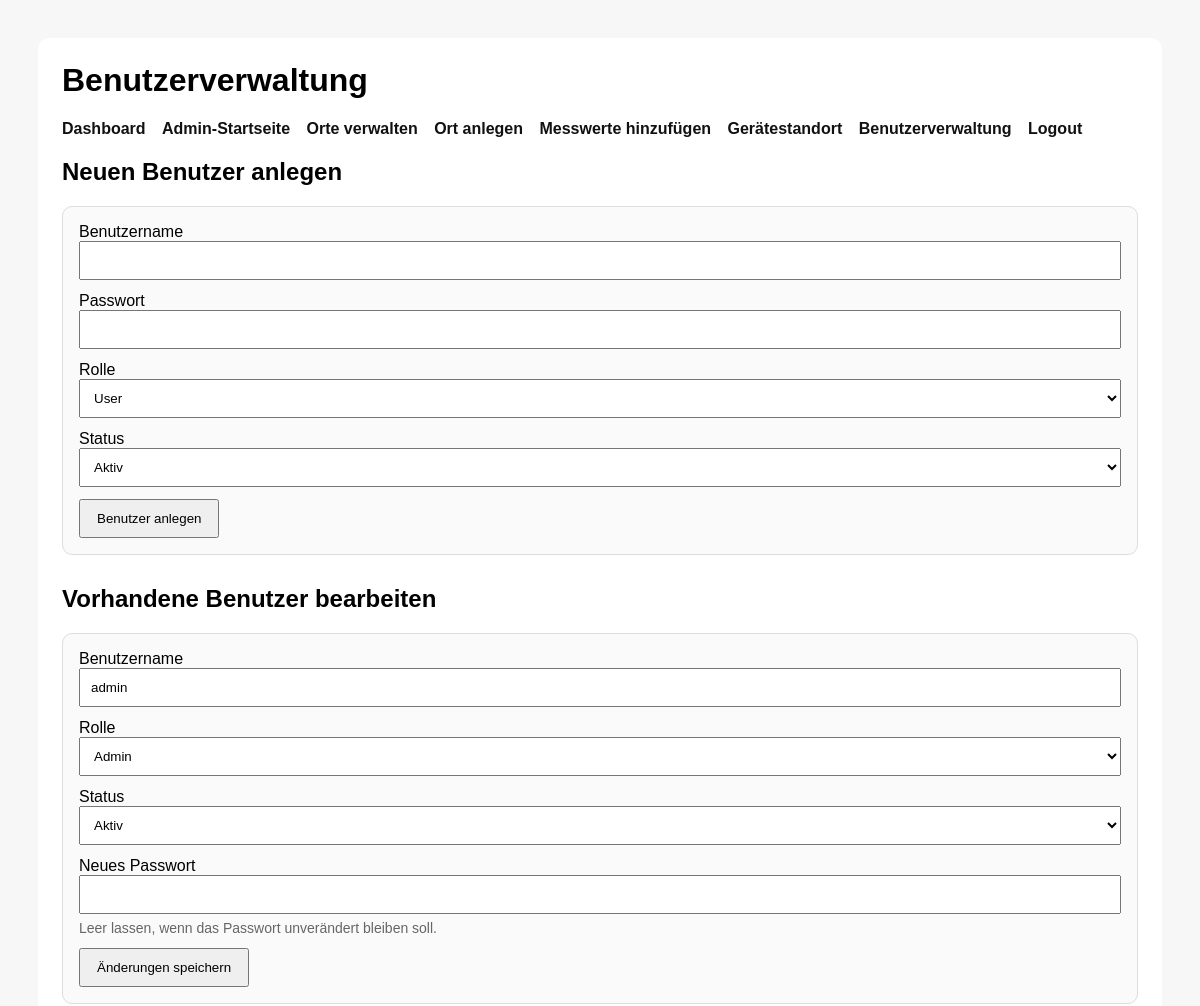
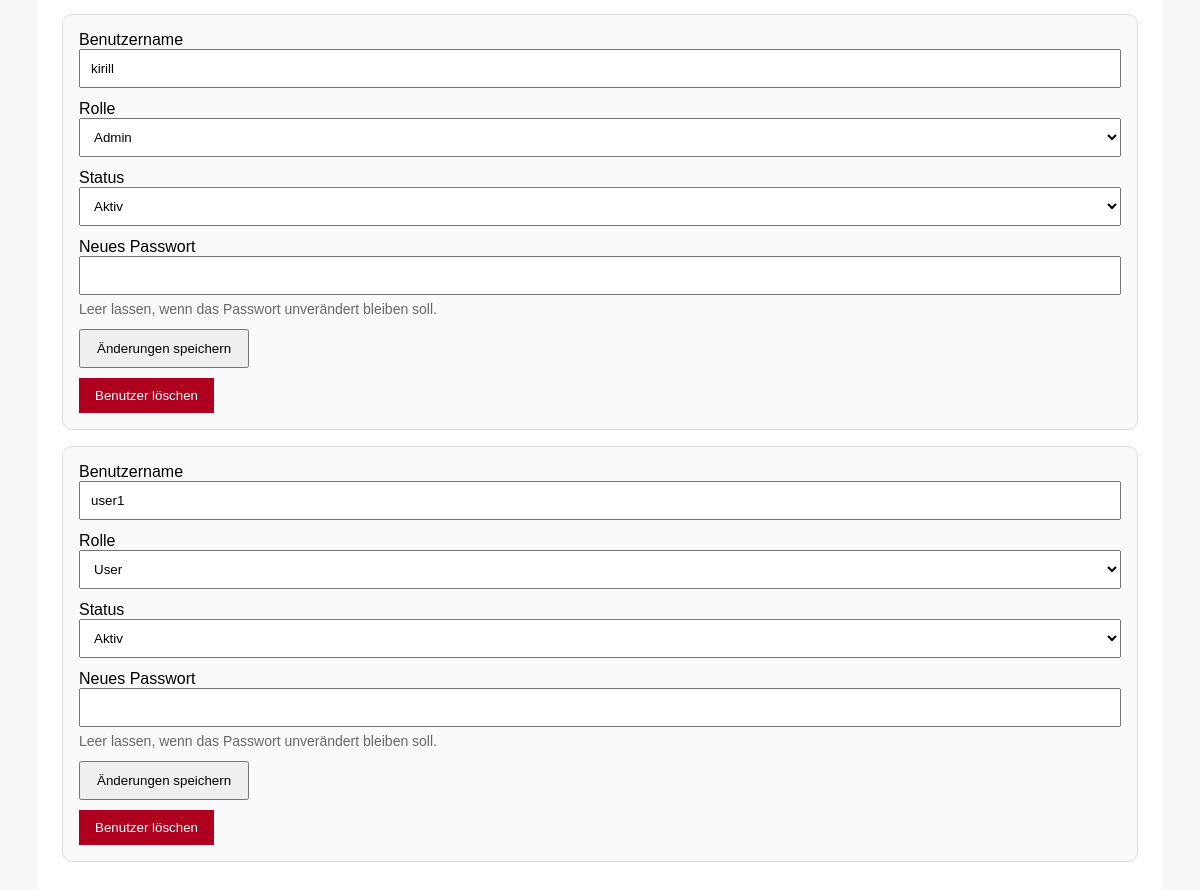
Screenshot of /WEBSITE/admin_users.php (signed in) with the database file from the repository (2 pictures, top to bottom).
### tables this page shows
CREATE TABLE `users` (
  `id` int(11) NOT NULL,
  `username` varchar(100) NOT NULL,
  `password_hash` varchar(255) NOT NULL,
  `role` enum('admin','user') NOT NULL DEFAULT 'user',
  `active` tinyint(1) NOT NULL DEFAULT 1,
  `created_at` timestamp NOT NULL DEFAULT current_timestamp()
);

### WEBSITE/admin_users.php (the view, shortened to what this page needs)
<?php
require_once 'db.php';
$stmt = $pdo->query("
    SELECT id, username, role, active
    FROM users
    ORDER BY username ASC
");
$users = $stmt->fetchAll(PDO::FETCH_ASSOC);
?>
<!DOCTYPE html>
<html lang="de">
<head>
</head>
<body>
    <div class="box">
        <h1>Benutzerverwaltung</h1>
        <div class="toplinks">
    <a href="dashboard.php">Dashboard</a>
    <a href="admin.php">Admin-Startseite</a>
    <a href="admin_locations.php">Orte verwalten</a>
    <a href="add_location.php">Ort anlegen</a>
    <a href="add_measurement.php">Messwerte hinzufügen</a>
    <a href="device_location.php">Gerätestandort</a>
    <a href="admin_users.php">Benutzerverwaltung</a>
    <a href="logout.php">Logout</a>
</div>
        <h2>Neuen Benutzer anlegen</h2>
        <div class="card">
            <form method="post" class="form-grid">
                <div>
                    <label for="username">Benutzername</label>
                    <input type="text" id="username" name="username" required>
                </div>
                <div>
                    <label for="password">Passwort</label>
                    <input type="password" id="password" name="password" required>
                </div>
                <div>
                    <label for="role">Rolle</label>
                    <select id="role" name="role">
                        <option value="user">User</option>
                    </select>
                </div>
                <div>
                    <label for="active">Status</label>
                    <select id="active" name="active">
                        <option value="1">Aktiv</option>
                    </select>
                </div>
                <div>
                    <button type="submit">Benutzer anlegen</button>
                </div>
            </form>
        </div>
        <div class="user-list">
            <h2>Vorhandene Benutzer bearbeiten</h2>
            <?php foreach ($users as $user): ?>
                <div class="card">
                    <form method="post" class="form-grid">
                        <div>
                            <label>Benutzername</label>
                            <input type="text" name="username" value="<?= htmlspecialchars($user['username']) ?>" required>
                        </div>
                        <div>
                            <label>Rolle</label>
                            <select name="role">
                                <option value="user" <?= $user['role'] === 'user' ? 'selected' : '' ?>>User</option>
                                <option value="admin" <?= $user['role'] === 'admin' ? 'selected' : '' ?>>Admin</option>
                            </select>
                        </div>
                        <div>
                            <label>Status</label>
                            <select name="active">
                                <option value="1" <?= (int)$user['active'] === 1 ? 'selected' : '' ?>>Aktiv</option>
                            </select>
                        </div>
                        <div>
                            <label>Neues Passwort</label>
                            <input type="password" name="new_password">
                            <div class="small-note">Leer lassen, wenn das Passwort unverändert bleiben soll.</div>
                        </div>
                        <div>
                            <button type="submit">Änderungen speichern</button>
                        </div>
                    </form>
                    <?php if ((int)$user['id'] !== (int)$_SESSION['user_id']): ?>
                        <form method="post" onsubmit="return confirm('Diesen Benutzer wirklich löschen?');" style="margin-top: 10px;">
                            <button type="submit" class="danger-button">Benutzer löschen</button>
                        </form>
                    <?php endif; ?>
                </div>
            <?php endforeach; ?>
        </div>
    </div>
</body>
</html>

### WEBSITE/admin_users.php (style rules this page uses)
body { font-family: Arial, sans-serif; padding: 30px; background: #f7f7f7; }
.box { max-width: 1100px; margin: 0 auto; background: #fff; padding: 24px; border-radius: 12px; }
h1, h2 { margin-top: 0; }
.toplinks { margin-bottom: 20px; }
.toplinks a { display: inline-block; margin-right: 12px; text-decoration: none; color: #111; font-weight: bold; }
.card { border: 1px solid #ddd; border-radius: 10px; padding: 16px; margin-bottom: 16px; background: #fafafa; }
.form-grid { display: grid; gap: 12px; }
input[type="text"], input[type="password"], select { width: 100%; padding: 10px; box-sizing: border-box; }
button { padding: 10px 16px; cursor: pointer; }
.danger-button { background: #b00020; color: #fff; border: none; }
.user-list { margin-top: 30px; }
.small-note { color: #666; font-size: 14px; margin-top: 6px; }

### rows the page displays
users: username "admin", role "Admin", active "Aktiv"
users: username "kirill", role "Admin", active "Aktiv"
users: username "user1", role "User", active "Aktiv"
